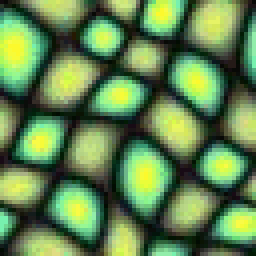
#> input picture test_images/161.png, 64 x 64 px, found by its file name (shown 4 times larger)
$ jupyter execute --allow-errors 2020ImageProcessing_Problem6_3.ipynb   (shell and % lines are left out)
#> lines starting #> are read from the running program, lines starting #| are printed output that depends on the picture
[cell 1]
import cv2 #　opencvのインポート
import matplotlib
import matplotlib.pyplot as plt # matplotlib(描画用)
import matplotlib.patches as patches
import numpy as np
import random
import math

print('opencv version: ' + cv2.__version__)
print('matplotlib version: ' + matplotlib.__version__)
print('numpy version: ' + np.__version__)

[cell 2]
# このセルはGoogle Colaboratory使用時のみ必要
from google.colab import files
f = files.upload() # ファイルアップロード
#> the answer given: 161.png

> 6.3. Texture synthesis: Implement the non-parametric texture synthesis algorithm of Algorithm 6.4.

以下, 自作したノンパラメトリックのテクスチャ合成の実装を示す.
なお実装に当たってこのアルゴリズムを考案した人のホームページを参考にした.
https://people.eecs.berkeley.edu/~efros/research/EfrosLeung.html
https://people.eecs.berkeley.edu/~efros/research/NPS/alg.html (アルゴリズムの疑似コード)

[cell 3]
# [14 lines left out: function SetRandomBlock, not called in this run]

def IsPixelSynthesized(pixel):
  return True if pixel[3] > 0.5 else False

# [67 lines left out: functions GetUnfilledNeighborsIndices, GetNeighborhoodWindow, GetValidMask, GetGaussianMask, not called in this run]

# 定数値 based on https://people.eecs.berkeley.edu/~efros/research/NPS/alg.html
ERR_THRESHOLD = 0.1

# サンプル画像から近傍窓（テンプレート）と類似している箇所をマッチング処理で探索
# [22 lines left out: function FindMatches, not called in this run]

def RandomPick(matches):
  return random.choice(matches)

[cell 4]
# テクスチャをもとに画像の未合成領域を合成する
# [29 lines left out: functions GrowImage, ExcecuteSynthesis, not called in this run]

実際に1枚のテクスチャ画像に対して合成画像を生成するテスト用関数が以下である.

複数のウィンドウサイズに対して処理を行い, 合成画像を表示している.

[cell 5]
# オリジナル画像を表示
def ShowOriginal(file_path):
#> called with file_path = '161.png'
  img = cv2.imread(file_path)
#> img is the input picture: shape (64, 64, 3); mean B, G, R 78.9, 132.2, 98.3
  img = cv2.cvtColor(img, cv2.COLOR_BGR2RGB)

  plt.title('Original Image'), plt.xticks([]), plt.yticks([])
  plt.imshow(img)

# テクスチャ合成画像を生成（テスト用関数）
def TestSynthesis(file_path, window_sizes, syn_size, show_elapsed=False):
  for i, size in enumerate(window_sizes):
    if show_elapsed:
      start = time.time()

    # 合成
    synthesized = ExcecuteSynthesis(file_path, size, syn_size)

    if show_elapsed:
      elapsed_time = time.time() - start
      print ('size: ' + str(size) + ' ' + "elapsed_time:{0}".format(elapsed_time) + "[sec]")

    # 合成された画像を表示
    plt.subplot(1, len(window_sizes), i+1),plt.imshow(synthesized)

> (a) the effect of window size on the synthesized texture;
(b) the effect of window shape on the synthesized texture; and
(c) the effect of the matching criterion on the synthesized texture (i.e., using
a weighted sum of squares instead of a sum of squares, etc.).

これらを順番に試していく.
以降, 合成画像のサイズは70×70とした.

まずは (a)ウィンドウサイズ変更の影響 を試すために, いくつかの正方形のウィンドウサイズで実行した結果を次に示す.
左から順番に(5, 5), (11, 11), (17, 17), (23, 23)のウィンドウサイズで実行した結果であるが, (11, 11)のときが一番よく見える.
(5, 5)では近場しか見ることが出来ないことから, 元の画像パターンの形状の特徴が崩れて出力されてしまっていることが分かる.
(17, 17), (23, 23)では広い区間を見過ぎて最小SSD（Sum of Squared Differences）に近い値が増えてしまい, あまり似ていない画素もマッチングしてしまうからか, ノイズのような画素が多く見られるようになってしまった.

[cell 6]
# 合成元のテクスチャ画像
matplotlib.pyplot.rcParams['figure.figsize'] = (6.0, 6.0)
ShowOriginal('161.png')

[cell 7]
test_window_sizes = [(5, 5), (11, 11), (17, 17), (23, 23)]
matplotlib.pyplot.rcParams['figure.figsize'] = (16.0, 16.0)
#> (the rest of this cell did not finish here and is left out)

次に (b)ウィンドウの形の変更による影響 を試すためにいくつかの正方形でないウィンドウサイズで実行した結果を示す.
ウィンドウサイズが少し大きいため(a)の結果と同様にノイズが発生しているが, (5, 23)の方では横方向に, (23, 5)の方では縦方向に亀裂が生じるようなずれやノイズが発生している箇所が見受けられる.
これは, 横長のウィンドウでは縦方向, 縦長のウィンドウでは横方向の可視範囲が狭いことで, もう片方の方向よりもSSD計算時に扱える情報が少なくなってしまうためだと考えられる.

[cell 8]
test_window_sizes = [(5, 23), (23, 5)]
matplotlib.pyplot.rcParams['figure.figsize'] = (12.0, 12.0)
#> (the rest of this cell did not finish here and is left out)


最後に (c)マッチング基準の変更による影響 を試すために, マッチングを通常のSSDではなく中央から遠ざかるほど値が小さいマスクをかけたSSDで実行した結果を次に示す.
(a)の結果と比べてみると, 出力のパターンの形状は似ているものの, ノイズのような画素が減っていることが分かる.
これは通常のSSDでは中央画素から遠い値でも同じ重みがかかっていたのに対して, (c)では中央画素（注目している非合成画素）に近いほどより重みがかかることで, 中央画素付近が似ていても遠くの位置が似ていない場合のマッチングでSSDが大きくなり, より最小SSDとの差が開いたからだと考えられる.

[cell 9]
# サンプル画像から近傍窓（テンプレート）と類似している箇所をマッチング処理で探索
# [25 lines left out: function FindMatches, not called in this run]

[cell 10]
test_window_sizes = [(5, 5), (11, 11), (17, 17), (23, 23)]
matplotlib.pyplot.rcParams['figure.figsize'] = (16.0, 16.0)
#> (the rest of this cell did not finish here and is left out)


(c)の条件で他の画像でも試してみた.

[cell 11]
# 合成元のテクスチャ画像
matplotlib.pyplot.rcParams['figure.figsize'] = (6.0, 6.0)
ShowOriginal('col-br.png')
#> call 2 of ShowOriginal, with file_path = 'col-br.png'
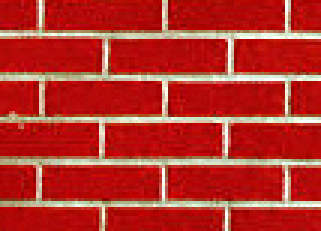
#> input picture test_images/col-br.png, 107 x 77 px, found by its file name (shown 3 times larger)
#> in ShowOriginal, img is the input picture: shape (77, 107, 3); mean B, G, R 40.8, 48.6, 183.5

[cell 12]
test_window_sizes = [(5, 5), (11, 11), (17, 17), (23, 23)]
matplotlib.pyplot.rcParams['figure.figsize'] = (16.0, 16.0)
#> (the rest of this cell did not finish here and is left out)


[cell 13]
# 合成元のテクスチャ画像
matplotlib.pyplot.rcParams['figure.figsize'] = (6.0, 6.0)
ShowOriginal('D3.png')
#> call 3 of ShowOriginal, with file_path = 'D3.png'
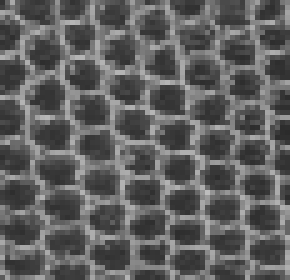
#> input picture test_images/D3.png, 58 x 56 px, found by its file name (shown 5 times larger)
#> in ShowOriginal, img is the input picture: shape (56, 58, 3); min 43, max 189, mean 95.4
